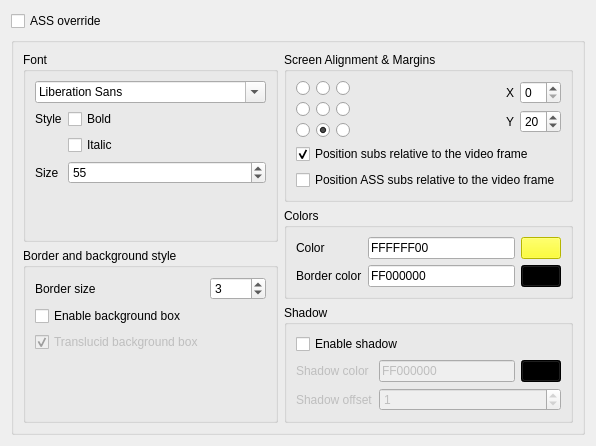
         <widget class="QWidget" name="subsDefaultPage">
          <layout class="QVBoxLayout" name="verticalLayout_14">
           <item>
            <widget class="QCheckBox" name="subsAssoverride">
             <property name="text">
              <string extracomment="Might cause issues">ASS override</string>
             </property>
            </widget>
           </item>
           <item>
            <widget class="QGroupBox" name="subsDefaultLayoutsBox">
             <property name="title">
              <string/>
             </property>
             <property name="flat">
              <bool>true</bool>
             </property>
             <layout class="QHBoxLayout" name="horizontalLayout_4">
              <item>
               <layout class="QVBoxLayout" name="subsDefaultLayoutLeft" stretch="0,0">
                <item>
                 <widget class="QGroupBox" name="fontBox">
                  <property name="sizePolicy">
                   <sizepolicy hsizetype="Preferred" vsizetype="MinimumExpanding">
                    <horstretch>0</horstretch>
                    <verstretch>0</verstretch>
                   </sizepolicy>
                  </property>
                  <property name="title">
                   <string>Font</string>
                  </property>
                  <layout class="QFormLayout" name="fontBoxLayout">
                   <item row="0" column="0" colspan="2">
                    <widget class="QFontComboBox" name="fontComboBox"/>
                   </item>
                   <item row="1" column="0">
                    <widget class="QLabel" name="fontStyleLabel">
                     <property name="text">
                      <string>Style</string>
                     </property>
                    </widget>
                   </item>
                   <item row="1" column="1">
                    <widget class="QCheckBox" name="fontBold">
                     <property name="text">
                      <string>Bold</string>
                     </property>
                    </widget>
                   </item>
                   <item row="2" column="1">
                    <widget class="QCheckBox" name="fontItalic">
                     <property name="text">
                      <string>Italic</string>
                     </property>
                    </widget>
                   </item>
                   <item row="3" column="0">
                    <widget class="QLabel" name="fontSizeLabel">
                     <property name="text">
                      <string>Size</string>
                     </property>
                    </widget>
                   </item>
                   <item row="3" column="1">
                    <widget class="QSpinBox" name="fontSize">
                     <property name="sizePolicy">
                      <sizepolicy hsizetype="MinimumExpanding" vsizetype="Fixed">
                       <horstretch>0</horstretch>
                       <verstretch>0</verstretch>
                      </sizepolicy>
                     </property>
                     <property name="showGroupSeparator" stdset="0">
                      <bool>true</bool>
                     </property>
                     <property name="maximum">
                      <number>9000</number>
                     </property>
                     <property name="value">
                      <number>55</number>
                     </property>
                    </widget>
                   </item>
                   <item row="4" column="1">
                    <spacer name="verticalSpacer_7">
                     <property name="orientation">
                      <enum>Qt::Orientation::Vertical</enum>
                     </property>
                     <property name="sizeHint" stdset="0">
                      <size>
                       <width>20</width>
                       <height>40</height>
                      </size>
                     </property>
                    </spacer>
                   </item>
                  </layout>
                 </widget>
                </item>
                <item>
                 <widget class="QGroupBox" name="borderBox">
                  <property name="sizePolicy">
                   <sizepolicy hsizetype="Preferred" vsizetype="MinimumExpanding">
                    <horstretch>0</horstretch>
                    <verstretch>0</verstretch>
                   </sizepolicy>
                  </property>
                  <property name="title">
                   <string>Border and background style</string>
                  </property>
                  <layout class="QGridLayout" name="borderBoxLayout">
                   <item row="0" column="0">
                    <widget class="QLabel" name="borderSizeLabel">
                     <property name="text">
                      <string>Border size</string>
                     </property>
                    </widget>
                   </item>
                   <item row="0" column="1">
                    <widget class="QSpinBox" name="borderSize">
                     <property name="maximum">
                      <number>10</number>
                     </property>
                     <property name="value">
                      <number>3</number>
                     </property>
                    </widget>
                   </item>
                   <item row="1" column="0">
                    <widget class="QCheckBox" name="subsBackgroundBoxEnabled">
                     <property name="text">
                      <string>Enable background box</string>
                     </property>
                     <property name="checked">
                      <bool>false</bool>
                     </property>
                    </widget>
                   </item>
                   <item row="2" column="0">
                    <widget class="QCheckBox" name="subsBackgroundBoxTranslucid">
                     <property name="enabled">
                      <bool>false</bool>
                     </property>
                     <property name="text">
                      <string>Translucid background box</string>
                     </property>
                     <property name="checked">
                      <bool>true</bool>
                     </property>
                    </widget>
                   </item>
                   <item row="3" column="0">
                    <spacer name="verticalSpacer_8">
                     <property name="orientation">
                      <enum>Qt::Orientation::Vertical</enum>
                     </property>
                     <property name="sizeHint" stdset="0">
                      <size>
                       <width>20</width>
                       <height>40</height>
                      </size>
                     </property>
                    </spacer>
                   </item>
                  </layout>
                 </widget>
                </item>
               </layout>
              </item>
              <item>
               <layout class="QVBoxLayout" name="subsDefaultLayoutRight">
                <item>
                 <widget class="QGroupBox" name="subsAlignmentBox">
                  <property name="title">
                   <string>Screen Alignment &amp;&amp; Margins</string>
                  </property>
                  <layout class="QVBoxLayout" name="subsAlignmentBoxLayout">
                   <item>
                    <layout class="QHBoxLayout" name="subsAlignmentMarginLayout">
                     <item>
                      <layout class="QGridLayout" name="subsAlignmentLayout">
                       <item row="0" column="0">
                        <widget class="QRadioButton" name="subsAlignmentTopLeft">
                         <property name="text">
                          <string/>
                         </property>
                        </widget>
                       </item>
                       <item row="0" column="1">
                        <widget class="QRadioButton" name="subsAlignmentTop">
                         <property name="text">
                          <string/>
                         </property>
                        </widget>
                       </item>
                       <item row="0" column="2">
                        <widget class="QRadioButton" name="subsAlignmentTopRight">
                         <property name="text">
                          <string/>
                         </property>
                        </widget>
                       </item>
                       <item row="1" column="0">
                        <widget class="QRadioButton" name="subsAlignmentLeft">
                         <property name="text">
                          <string/>
                         </property>
                        </widget>
                       </item>
                       <item row="1" column="1">
                        <widget class="QRadioButton" name="subsAlignmentCenter">
                         <property name="text">
                          <string/>
                         </property>
                        </widget>
                       </item>
                       <item row="1" column="2">
                        <widget class="QRadioButton" name="subsAlignmentRight">
                         <property name="text">
                          <string/>
                         </property>
                        </widget>
                       </item>
                       <item row="2" column="2">
                        <widget class="QRadioButton" name="subsAlignmentBottomRight">
                         <property name="text">
                          <string/>
                         </property>
                        </widget>
                       </item>
                       <item row="2" column="0">
                        <widget class="QRadioButton" name="subsAlignmentBottomLeft">
                         <property name="text">
                          <string/>
                         </property>
                        </widget>
                       </item>
                       <item row="2" column="1">
                        <widget class="QRadioButton" name="subsAlignmentBottom">
                         <property name="text">
                          <string/>
                         </property>
                         <property name="checked">
                          <bool>true</bool>
                         </property>
                        </widget>
                       </item>
                      </layout>
                     </item>
                     <item>
                      <spacer name="subsAlignmentSpacer">
                       <property name="orientation">
                        <enum>Qt::Orientation::Horizontal</enum>
                       </property>
                       <property name="sizeHint" stdset="0">
                        <size>
                         <width>0</width>
                         <height>0</height>
                        </size>
                       </property>
                      </spacer>
                     </item>
                     <item>
                      <layout class="QFormLayout" name="subsMarginLayout">
                       <item row="0" column="0">
                        <widget class="QLabel" name="subsMarginXLabel">
                         <property name="text">
                          <string>X</string>
                         </property>
                        </widget>
                       </item>
                       <item row="0" column="1">
                        <widget class="QSpinBox" name="subsMarginX"/>
                       </item>
                       <item row="1" column="0">
                        <widget class="QLabel" name="subsMarginYLabel">
                         <property name="text">
                          <string>Y</string>
                         </property>
                        </widget>
                       </item>
                       <item row="1" column="1">
                        <widget class="QSpinBox" name="subsMarginY">
                         <property name="value">
                          <number>20</number>
                         </property>
                        </widget>
                       </item>
                      </layout>
                     </item>
                    </layout>
                   </item>
                   <item>
                    <widget class="QCheckBox" name="subsRelativeToVideoFrame">
                     <property name="text">
                      <string>Position subs relative to the video frame</string>
                     </property>
                     <property name="checked">
                      <bool>true</bool>
                     </property>
                    </widget>
                   </item>
                   <item>
                    <widget class="QCheckBox" name="subsAssRelativeToVideoFrame">
                     <property name="text">
                      <string>Position ASS subs relative to the video frame</string>
                     </property>
                    </widget>
                   </item>
                  </layout>
                 </widget>
                </item>
                <item>
                 <widget class="QGroupBox" name="subsColorsBox">
                  <property name="title">
                   <string>Colors</string>
                  </property>
                  <layout class="QFormLayout" name="subsColorsBoxLayout">
                   <item row="0" column="0">
                    <widget class="QLabel" name="subsColorLabel">
                     <property name="text">
                      <string>Color</string>
                     </property>
                    </widget>
                   </item>
                   <item row="0" column="1">
                    <layout class="QHBoxLayout" name="subsColorLayout">
                     <item>
                      <widget class="QLineEdit" name="subsColorValue">
                       <property name="inputMask">
                        <string notr="true">HHHHHHHH</string>
                       </property>
                       <property name="text">
                        <string notr="true">FFFFFF00</string>
                       </property>
                      </widget>
                     </item>
                     <item>
                      <widget class="QPushButton" name="subsColorPick">
                       <property name="styleSheet">
                        <string notr="true">background: #FFFF00;</string>
                       </property>
                       <property name="text">
                        <string/>
                       </property>
                      </widget>
                     </item>
                    </layout>
                   </item>
                   <item row="1" column="0">
                    <widget class="QLabel" name="subsBorderColorLabel">
                     <property name="text">
                      <string>Border color</string>
                     </property>
                    </widget>
                   </item>
                   <item row="1" column="1">
                    <layout class="QHBoxLayout" name="subsBorderColorLayout">
                     <item>
                      <widget class="QLineEdit" name="subsBorderColorValue">
                       <property name="inputMask">
                        <string notr="true">HHHHHHHH</string>
                       </property>
                       <property name="text">
                        <string notr="true">FF000000</string>
                       </property>
                      </widget>
                     </item>
                     <item>
                      <widget class="QPushButton" name="subsBorderColorPick">
                       <property name="styleSheet">
                        <string notr="true">background: #000000;</string>
                       </property>
                       <property name="text">
                        <string/>
                       </property>
                      </widget>
                     </item>
                    </layout>
                   </item>
                  </layout>
                 </widget>
                </item>
                <item>
                 <widget class="QGroupBox" name="subsShadowBox">
                  <property name="title">
                   <string>Shadow</string>
                  </property>
                  <layout class="QGridLayout" name="gridLayout_2">
                   <item row="0" column="0" colspan="2">
                    <widget class="QCheckBox" name="subsShadowEnabled">
                     <property name="text">
                      <string>Enable shadow</string>
                     </property>
                     <property name="checked">
                      <bool>false</bool>
                     </property>
                    </widget>
                   </item>
                   <item row="2" column="0">
                    <widget class="QLabel" name="subsShadowColorLabel">
                     <property name="enabled">
                      <bool>false</bool>
                     </property>
                     <property name="text">
                      <string>Shadow color</string>
                     </property>
                    </widget>
                   </item>
                   <item row="2" column="1">
                    <layout class="QHBoxLayout" name="subsShadowColorLayout">
                     <item>
                      <widget class="QLineEdit" name="subsShadowColorValue">
                       <property name="enabled">
                        <bool>false</bool>
                       </property>
                       <property name="inputMask">
                        <string notr="true">HHHHHHHH</string>
                       </property>
                       <property name="text">
                        <string notr="true">FF000000</string>
                       </property>
                      </widget>
                     </item>
                     <item>
                      <widget class="QPushButton" name="subsShadowColorPick">
                       <property name="enabled">
                        <bool>false</bool>
                       </property>
                       <property name="styleSheet">
                        <string notr="true">background: #000000;</string>
                       </property>
                       <property name="text">
                        <string/>
                       </property>
                      </widget>
                     </item>
                    </layout>
                   </item>
                   <item row="3" column="0">
                    <widget class="QLabel" name="subsShadowOffsetLabel">
                     <property name="enabled">
                      <bool>false</bool>
                     </property>
                     <property name="text">
                      <string>Shadow offset</string>
                     </property>
                    </widget>
                   </item>
                   <item row="3" column="1">
                    <widget class="QSpinBox" name="subsShadowOffset">
                     <property name="enabled">
                      <bool>false</bool>
                     </property>
                     <property name="maximum">
                      <number>10</number>
                     </property>
                     <property name="value">
                      <number>1</number>
                     </property>
                    </widget>
                   </item>
                  </layout>
                 </widget>
                </item>
               </layout>
              </item>
             </layout>
            </widget>
           </item>
          </layout>
         </widget>
